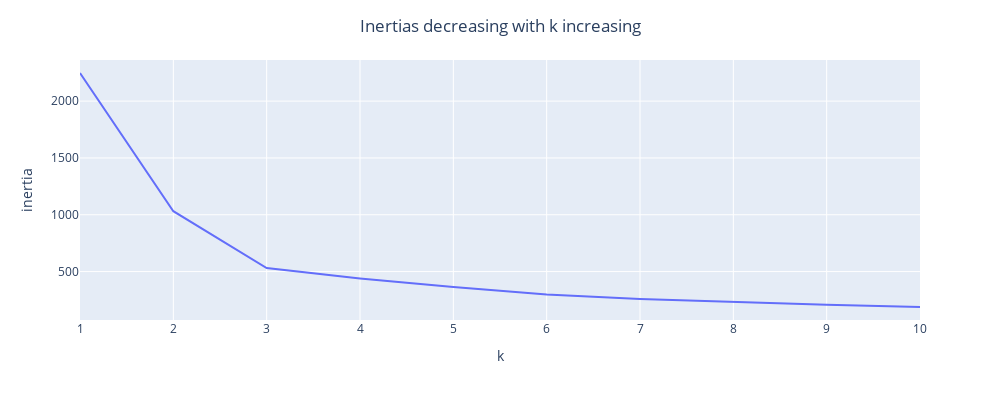

The notebook cell saved with this chart:
### Markdown cell above
### 手肘法

`k` 从 1 取到 n (样本总数)，分别聚类，计算相应的簇内平方和（也就是 inertia），选择有拐点的那个k。

### Code cell
k_values = list(range(1, 11))
k_inertias = []
for k in k_values:
    kmeans = KMeans(n_clusters=k)
    kmeans.fit(X)
    k_inertias.append(kmeans.inertia_)
    
fig = px.line(x=k_values, y=k_inertias)
fig.update_layout(autosize=False, width=1000, height=400, xaxis_title="k", yaxis_title="inertia",
                  title=dict(text="Inertias decreasing with k increasing", x=0.5, y=0.95))
fig.show()

### Figure 1 — Plotly figure (JSON) as saved in the notebook; plotly's stock layout.template omitted (floating-point values rounded to 4 significant figures)
{"data": [{"hovertemplate": "x=%{x}<br>y=%{y}<extra></extra>", "legendgroup": "", "line": {"color": "#636efa", "dash": "solid"}, "mode": "lines", "name": "", "orientation": "v", "showlegend": false, "type": "scatter", "x": [1, 2, 3, 4, 5, 6, 7, 8, 9, 10], "xaxis": "x", "y": [2247.0, 1031.0, 531.2, 440.1, 364.3, 297.5, 259.3, 230.6, 208.1, 188.5], "yaxis": "y"}], "layout": {"autosize": false, "height": 400, "legend": {"tracegroupgap": 0}, "margin": {"t": 60}, "title": {"text": "Inertias decreasing with k increasing", "x": 0.5, "y": 0.95}, "width": 1000, "xaxis": {"anchor": "y", "autorange": true, "domain": [0, 1], "range": [1, 10], "title": {"text": "k"}, "type": "linear"}, "yaxis": {"anchor": "x", "autorange": true, "domain": [0, 1], "range": [74.09, 2362.0], "title": {"text": "inertia"}, "type": "linear"}}}
